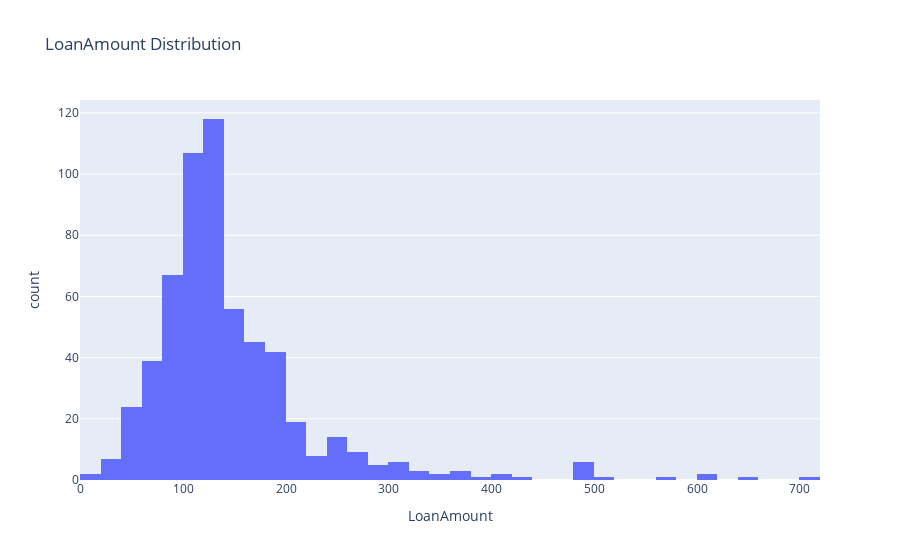

Notebook cell for this chart:
### Code cell
fig_age = px.histogram(df, x='LoanAmount', title='LoanAmount Distribution')
fig_age.show()

### Figure 1 — Plotly figure (JSON) as saved in the notebook; plotly's stock layout.template omitted (floating-point values rounded to 4 significant figures; data arrays with more than 128 entries replaced by an {"elided": "..."} marker saying what was removed)
{"data": [{"alignmentgroup": "True", "bingroup": "x", "hovertemplate": "LoanAmount=%{x}<br>count=%{y}<extra></extra>", "legendgroup": "", "marker": {"color": "#636efa", "pattern": {"shape": ""}}, "name": "", "offsetgroup": "", "orientation": "v", "showlegend": false, "type": "histogram", "x": {"elided": "614 int values"}, "xaxis": "x", "yaxis": "y"}], "layout": {"barmode": "relative", "legend": {"tracegroupgap": 0}, "title": {"text": "LoanAmount Distribution"}, "xaxis": {"anchor": "y", "domain": [0, 1], "title": {"text": "LoanAmount"}}, "yaxis": {"anchor": "x", "domain": [0, 1], "title": {"text": "count"}}}}
